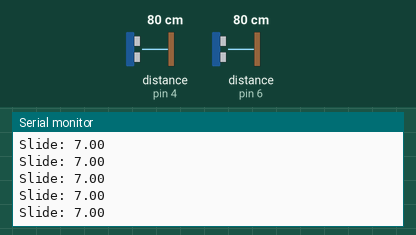
Recording of a sketch running on a simulated Arduino Uno, built with avr-gcc and run on an emulated ATmega328P. Shown: the last lines printed to the serial monitor. Wiring (inferred from the names in the program): 2 × ultrasonic range finder: trigger pin 5, echo pin 4 / trigger pin 7, echo pin 6. The test bench sets the inputs (shaded band); at power-on: distance to the obstacle (sensors on pin 4, pin 6) 80 cm. The echo pulse lasts 58.3 µs per cm.

Above: at 1.2 s.
1.3 s: distance to the obstacle (sensor on pin 4) set to 2 cm
At 2.3 s:
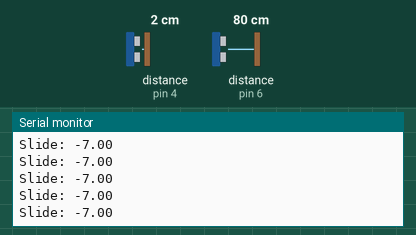
4.3 s: distance to the obstacle (sensor on pin 6) set to 2 cm
5.8 s: distance to the obstacle (sensor on pin 4) set to 9 cm
At 6.6 s:
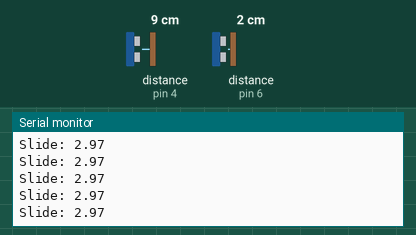
8.8 s: distance to the obstacle (sensor on pin 6) set to 35 cm
At 9.5 s:
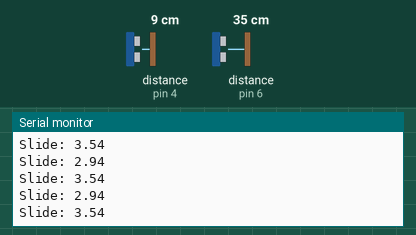
11.8 s: distance to the obstacle (sensor on pin 6) set to 9 cm
At 12.4 s:
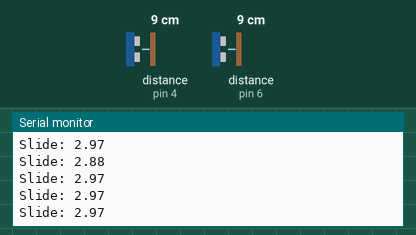
14.8 s: distance to the obstacle (sensor on pin 4) set to 250 cm
At 15.6 s:
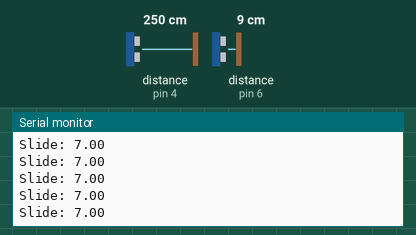
Timing chart, 0 to 17.8 s (numbered marks = the images above; inputs shaded):
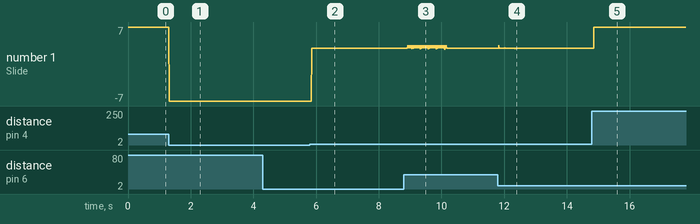

The sketch:

GameBox.ino
```cpp
/*
  Code Written by Ivan Modest Tega and Syed Mohammed Jafer Hussain
  No AI has been used in this code

  Ultrasonic Slide and Shooting System

  This program uses 2 ultrasonic sensors:
  - One for sliding
  - One for shooting

  It checks:
  - How far the object moves
  - How fast it moves
  - If it is a small or large shot

  Then it prints the shot type in Serial Monitor.
*/

// Pins
#define slideTrigPin 5
#define slideEchoPin 4
#define shootTrigPin 7
#define shootEchoPin 6

#define BULLET_MAX_DISTANCE 14.0  // max shooting distance allowed
#define BULLET_MIN_DISTANCE 5.5f // distance to trigger a shot
#define LARGE_THRESHOLD 11.0  // above this is a large shot
#define FAST_TIME_THRESHOLD 400 // time in ms to check if shot is fast

#define SHOOTING_COOLDOWN 1000  // delay between shots

// -------- Variables --------
float maxDistance = 0;      // highest shoot distance reached
float timeAtMax = 0;        // time when max distance happened
int hasShot = 0;            // stops multiple shots
float whenShot = 0;         // time of last shot

float slideDistance = 0;    // slide sensor distance
float shootDistance = 0;    // shoot sensor distance

void setup()
{
  Serial.begin (9600);

   // set trig pins as output and echo as input
  pinMode(slideTrigPin, OUTPUT);
  pinMode(slideEchoPin, INPUT);
  pinMode(shootTrigPin, OUTPUT);
  pinMode(shootEchoPin, INPUT);
}

void loop()
{
  GetDistances();       // read both sensors

  PrintSlideDistance(); // print slide value
  CheckMaxDistance();   // track max distance
  CapShooting();        // limit shooting distance

  // reset if object moves away
  if (shootDistance > BULLET_MIN_DISTANCE + 0.5f && hasShot) ResetHasShot();
  // check if we should shoot
  if (shootDistance <= BULLET_MIN_DISTANCE && !hasShot && millis() - whenShot >= SHOOTING_COOLDOWN) Shoot();

  delay(10);
}

float MapSliding(float distance_cm)
{
  // maps slide distance to a range between -7f and +7f
    if (distance_cm < 3) distance_cm = 3;
    else if (distance_cm > 11) distance_cm = 11;

    return 1.75f * distance_cm - 12.25f;
}

void GetDistances()
{
  // gets distance from both ultrasonic sensors

  // slide sensor
  digitalWrite(slideTrigPin, 0);
  delayMicroseconds(2);
  digitalWrite(slideTrigPin, 1);
  delayMicroseconds(10);
  digitalWrite(slideTrigPin, 0);
  float slideDuration = pulseIn(slideEchoPin, 1);

  // shoot sensor
  digitalWrite(shootTrigPin, 0);
  delayMicroseconds(2);
  digitalWrite(shootTrigPin, 1);
  delayMicroseconds(10);
  digitalWrite(shootTrigPin, 0);
  float shootDuration = pulseIn(shootEchoPin, 1);

  // converts time to distance
  slideDistance = (slideDuration / 2) * 0.0343;
  shootDistance = (shootDuration / 2) * 0.0343;
}

void PrintSlideDistance()
{
  // prints slide value after mapping

  float slideValue = MapSliding(slideDistance);
  Serial.print("Slide: ");
  Serial.println(slideValue);
}

void CheckMaxDistance()
{
  // keeps track of the highest distance before shooting

  if (hasShot) return;

  if (shootDistance >= maxDistance + 0.5f)
  {
    maxDistance = shootDistance;
    timeAtMax = millis();
  }
  else if (shootDistance == maxDistance) timeAtMax = millis();
}

void Shoot()
{
  /* uses criteria to figure out what shot to shoot
      critera:
        1. if small and fast, 0th shot
        2. if small and slow, 1st shot
        3. if large and fast, 2nd shot
        4. if large and slow, 3rd shot
  */

  whenShot = millis();
  float timeDiff = millis() - timeAtMax;
  int isFast = 0;
  int isLarge = (maxDistance > LARGE_THRESHOLD);
  if (!isLarge) isFast = (timeDiff < FAST_TIME_THRESHOLD / 2);
  else isFast = (timeDiff < FAST_TIME_THRESHOLD);

  int shotCode;

  if (!isLarge && isFast)
      shotCode = 0;   // Small Fast
  else if (!isLarge && !isFast)
      shotCode = 1;   // Small Slow
  else if (isLarge && isFast)
      shotCode = 2;   // Large Fast
  else
      shotCode = 3;   // Large Slow

  Serial.print("Shot: ");
  Serial.println(shotCode);
  hasShot = 1;
}

void ResetHasShot()
{
  // resets shooting system

  hasShot = 0;
  maxDistance = shootDistance;
}

float CapShooting()
{
  // makes sure shooting distance stays in range

  if (shootDistance > BULLET_MAX_DISTANCE) shootDistance = BULLET_MAX_DISTANCE;
  if (shootDistance < 4) shootDistance = 4;
}
```

Measured:
- after the input at 1.3 s, the serial monitor: prints a new line at once (image 1)
- after the input at 5.8 s, the serial monitor: prints a new line after 0.06 s (image 2)
- after the input at 8.8 s, the serial monitor: prints a new line after 0.11 s (image 3)
- after the input at 11.8 s, the serial monitor: prints a new line after 0.22 s (image 4)
- after the input at 14.8 s, the serial monitor: prints a new line after 0.06 s (image 5)
- plotted number 1: 7 → -7 after the input at 1.3 s, -7 → 2.97 after the input at 5.8 s, 2.97 → 2.94 after the input at 8.8 s, 2.97 → 7 after the input at 14.8 s
